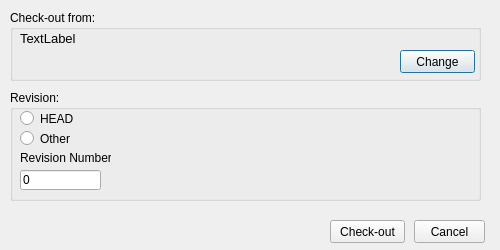
<?xml version="1.0" encoding="UTF-8"?>
<ui version="4.0">
 <class>CheckoutDialog</class>
 <widget class="QDialog" name="CheckoutDialog">
  <property name="geometry">
   <rect>
    <x>0</x>
    <y>0</y>
    <width>500</width>
    <height>250</height>
   </rect>
  </property>
  <property name="sizePolicy">
   <sizepolicy hsizetype="Fixed" vsizetype="Fixed">
    <horstretch>0</horstretch>
    <verstretch>0</verstretch>
   </sizepolicy>
  </property>
  <property name="windowTitle">
   <string>Check-in</string>
  </property>
  <property name="windowIcon">
   <iconset resource="mainwindow.qrc">
    <normaloff>:/new/icons/checkouticon</normaloff>:/new/icons/checkouticon</iconset>
  </property>
  <widget class="QGroupBox" name="groupBox">
   <property name="geometry">
    <rect>
     <x>10</x>
     <y>10</y>
     <width>471</width>
     <height>71</height>
    </rect>
   </property>
   <property name="title">
    <string>Check-out from:</string>
   </property>
   <widget class="QLabel" name="labelRepositoryPath">
    <property name="geometry">
     <rect>
      <x>10</x>
      <y>20</y>
      <width>451</width>
      <height>16</height>
     </rect>
    </property>
    <property name="font">
     <font>
      <pointsize>10</pointsize>
     </font>
    </property>
    <property name="text">
     <string>TextLabel</string>
    </property>
   </widget>
   <widget class="QPushButton" name="buttonChangeRepository">
    <property name="geometry">
     <rect>
      <x>390</x>
      <y>40</y>
      <width>75</width>
      <height>23</height>
     </rect>
    </property>
    <property name="text">
     <string>Change</string>
    </property>
   </widget>
  </widget>
  <widget class="QGroupBox" name="groupBox_2">
   <property name="geometry">
    <rect>
     <x>10</x>
     <y>90</y>
     <width>471</width>
     <height>111</height>
    </rect>
   </property>
   <property name="title">
    <string>Revision:</string>
   </property>
   <widget class="QRadioButton" name="radioButtonHEAD">
    <property name="geometry">
     <rect>
      <x>10</x>
      <y>20</y>
      <width>82</width>
      <height>17</height>
     </rect>
    </property>
    <property name="text">
     <string>HEAD</string>
    </property>
   </widget>
   <widget class="QRadioButton" name="radioButtonOther">
    <property name="geometry">
     <rect>
      <x>10</x>
      <y>40</y>
      <width>51</width>
      <height>17</height>
     </rect>
    </property>
    <property name="text">
     <string>Other</string>
    </property>
   </widget>
   <widget class="QLabel" name="labelRevisionNumber">
    <property name="geometry">
     <rect>
      <x>10</x>
      <y>60</y>
      <width>91</width>
      <height>16</height>
     </rect>
    </property>
    <property name="text">
     <string>Revision Number:</string>
    </property>
   </widget>
   <widget class="QLineEdit" name="lineEditRevisionNumber">
    <property name="geometry">
     <rect>
      <x>10</x>
      <y>80</y>
      <width>81</width>
      <height>20</height>
     </rect>
    </property>
    <property name="text">
     <string>0</string>
    </property>
   </widget>
  </widget>
  <widget class="QPushButton" name="buttonCancel">
   <property name="geometry">
    <rect>
     <x>414</x>
     <y>220</y>
     <width>71</width>
     <height>23</height>
    </rect>
   </property>
   <property name="text">
    <string>Cancel</string>
   </property>
   <property name="icon">
    <iconset resource="mainwindow.qrc">
     <normaloff>:/new/icons/cancelicon</normaloff>:/new/icons/cancelicon</iconset>
   </property>
   <property name="iconSize">
    <size>
     <width>12</width>
     <height>12</height>
    </size>
   </property>
  </widget>
  <widget class="QPushButton" name="buttonCheckout">
   <property name="geometry">
    <rect>
     <x>330</x>
     <y>220</y>
     <width>75</width>
     <height>23</height>
    </rect>
   </property>
   <property name="text">
    <string>Check-out</string>
   </property>
   <property name="icon">
    <iconset resource="mainwindow.qrc">
     <normaloff>:/new/icons/checkouticon</normaloff>:/new/icons/checkouticon</iconset>
   </property>
  </widget>
 </widget>
 <resources>
  <include location="mainwindow.qrc"/>
 </resources>
 <connections/>
</ui>
